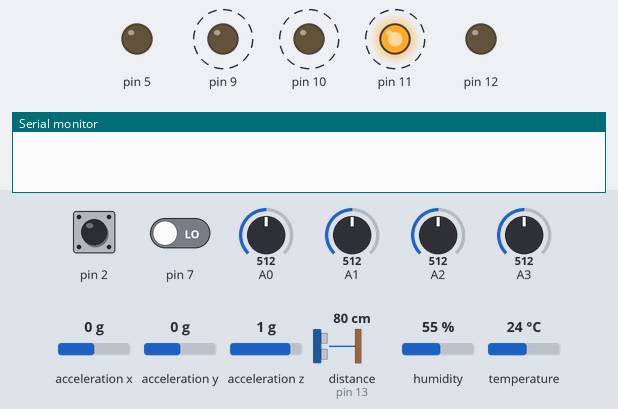
Recording of a sketch running on a simulated Arduino Uno, built with avr-gcc and run on an emulated ATmega328P. Parts: output pins drawn as LEDs (lit = HIGH), the last lines printed to the serial monitor. Dashed ring = blinking. The test bench sets the inputs (shaded band); at power-on: pin 2 HIGH, pin 7 LOW, A0 = 512, A1 = 512, A2 = 512, A3 = 512, acceleration x 0 g, acceleration y 0 g, acceleration z 1 g, distance to the obstacle (sensor on pin 13) 80 cm, humidity 55 %, temperature 24 °C. The echo pulse lasts 58.3 µs per cm.

Above: at 2.6 s.
2.7 s: pin 2 driven LOW
At 3.7 s:
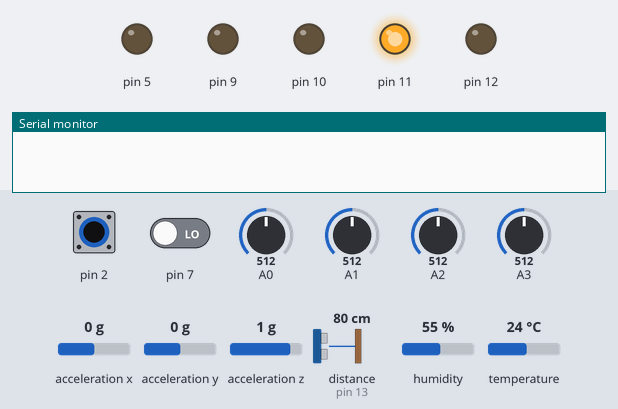
4.2 s: pin 2 pulsed HIGH 5 times (0.12 s each, 0.3 s apart)
At 5.5 s:
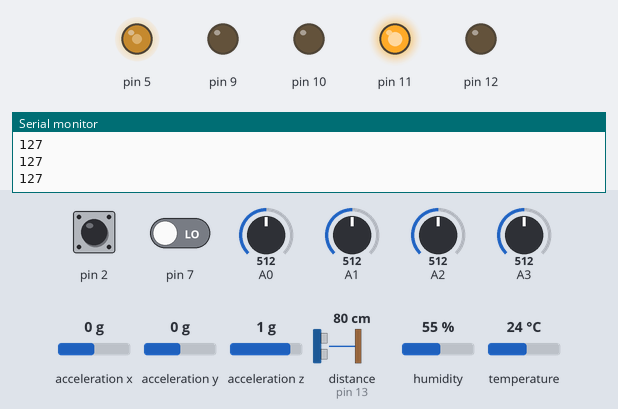
7.2 s: pin 2 pulsed HIGH 2 times (0.12 s each, 0.3 s apart)
At 7.83 s:
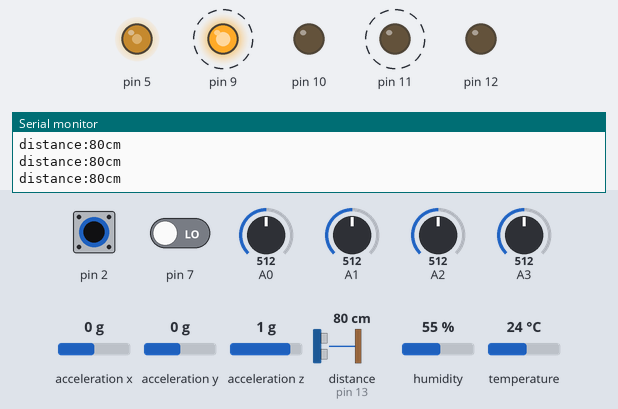
Timing chart, 0 to 16.7 s (numbered marks = the images above; inputs shaded):
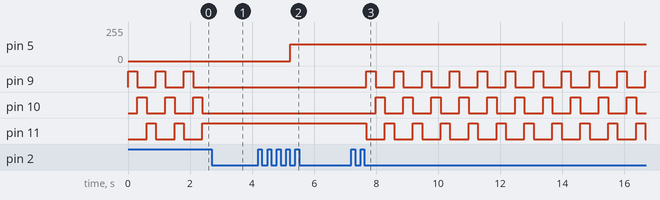

The sketch:

KE3003_expand_11.ino
```cpp
#include <Wire.h>
#include <I2Cdev.h>
#include <ADXL345.h>
#include <dht11.h>
#include <IRremote.h>
dht11 DHT;
#define DHT11_PIN 8
const int RECV_PIN = 4;
int PushCounter = 0;
int State = 1;
int LastState = 1;
int PushCounter1 = 0;
int val1 = 0;
int val2 = 0;
int x = 0;
int y = 0;
int button = 0;
float ADXL345_X = 0;
float ADXL345_Y = 0;
float ADXL345_Z = 0;
int val3 = 0;
int val4 = 0;
int val5 = 0;
int distance = 0;

ADXL345 accel;
decode_results results;

float checkdistance_12_13() {
  digitalWrite(12, LOW);
  delayMicroseconds(2);
  digitalWrite(12, HIGH);
  delayMicroseconds(10);
  digitalWrite(12, LOW);
  float distance = pulseIn(13, HIGH) / 58.00;
  delay(10);
  return distance;
}

void yushu_0() {
  digitalWrite(9, HIGH);
  digitalWrite(10, LOW);
  digitalWrite(11, LOW);
  delay(300);
  digitalWrite(9, LOW);
  digitalWrite(10, HIGH);
  digitalWrite(11, LOW);
  delay(300);
  digitalWrite(9, LOW);
  digitalWrite(10, LOW);
  digitalWrite(11, HIGH);
  delay(300);
}

void yushu_1() {
  if (IrReceiver.decode()) {  // 判断是否接收到信号
    // 打印原始数据值
    Serial.println(IrReceiver.decodedIRData.decodedRawData, HEX);  // 注意访问方式

    IrReceiver.resume();  // 必须调用，准备接收下一个信号
  }
}

void yushu_2() {
  int chk;
  chk = DHT.read(DHT11_PIN);  // READ DATA
  switch (chk) {
    case DHTLIB_OK:
      break;
    case DHTLIB_ERROR_CHECKSUM:  //校检和错误返回
      break;
    case DHTLIB_ERROR_TIMEOUT:  //超时错误返回
      break;
    default:
      break;
  }
  // DISPLAT DATA
  Serial.print("humidity:");
  Serial.print(DHT.humidity);
  Serial.print("   temperature:");
  Serial.println(DHT.temperature);
  delay(200);
}

void yushu_3() {
  x = analogRead(A0);
  y = analogRead(A1);
  button = digitalRead(7);
  Serial.print("X:");
  Serial.print(x);
  Serial.print("    Y:");
  Serial.print(y);
  Serial.print("    B:");
  Serial.println(button);
  delay(100);
}

void yushu_4() {
  ADXL345_X = accel.getAccelerationX();
  ADXL345_Y = accel.getAccelerationY();
  ADXL345_Z = accel.getAccelerationZ();
  Serial.print("ADXL345_X:");
  Serial.print(ADXL345_X);
  Serial.print("    ADXL345_Y:");
  Serial.print(ADXL345_Y);
  Serial.print("    ADXL345_Z:");
  Serial.println(ADXL345_Z);
  delay(50);
}

void yushu_5() {
  val3 = analogRead(A3);
  val4 = map(val3, 0, 1023, 0, 255);
  Serial.println(val4);
  analogWrite(5, val4);
  delay(100);
}

void yushu_6() {
  val5 = analogRead(A2);
  Serial.println(val5);
  delay(100);
}

void yushu_7() {
  distance = checkdistance_12_13();
  Serial.print("distance:");
  Serial.print(distance);
  Serial.println("cm");
  delay(100);
}

void setup() {
  pinMode(2, INPUT);
  pinMode(9, OUTPUT);
  pinMode(10, OUTPUT);
  pinMode(11, OUTPUT);
  Serial.begin(9600);
  Wire.begin();
  accel.initialize();

  IrReceiver.begin(RECV_PIN, ENABLE_LED_FEEDBACK);  // 启动接收，并开启LED反馈

  pinMode(7, INPUT);
  pinMode(12, OUTPUT);
  pinMode(13, INPUT);
}

void loop() {
  State = digitalRead(2);
  if (State != LastState) {
    if (State == 0) {
      PushCounter = PushCounter + 1;
    }
  }

  LastState = State;
  PushCounter1 = (long)(PushCounter) % (long)(8);
  if (PushCounter1 == 0) {
    yushu_0();
  } else if (PushCounter1 == 1) {
    yushu_1();
  } else if (PushCounter1 == 2) {
    yushu_2();
  } else if (PushCounter1 == 3) {
    yushu_3();
  } else if (PushCounter1 == 4) {
    yushu_4();
  } else if (PushCounter1 == 5) {
    yushu_5();
  } else if (PushCounter1 == 6) {
    yushu_6();
  } else if (PushCounter1 == 7) {
    yushu_7();
  }
}
```

Measured:
- after the input at 2.7 s, pin 9: stops changing and stays LOW; pin 10: stays LOW (without the input it goes to HIGH after 0.30 s); pin 11: stays HIGH (without the input it goes to LOW after 0.00 s)
- after the input at 4.2 s, pin 5: 0/255 → 127/255 after 1.0 s
- after the input at 7.2 s, pin 9, pin 11: alternates HIGH for 0.30 s and LOW for 0.60 s, starting after 0.48 s; pin 10: alternates HIGH for 0.30 s and LOW for 0.60 s, starting after 0.78 s
- by itself, pin 9–11: alternates HIGH for 0.30 s and LOW for 0.60 s
